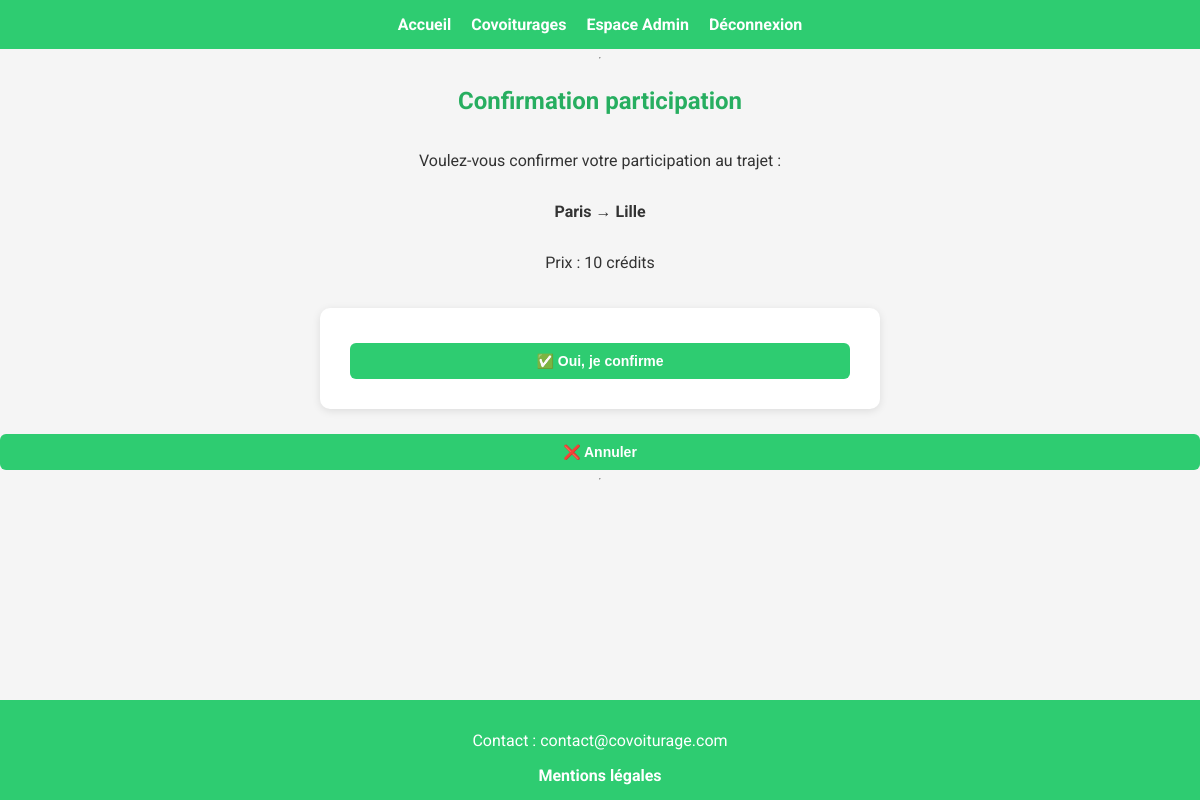
Page /participer.php?id=2 (signed in) on the committed database.
### tables this page shows
CREATE TABLE `rides` (
  `id` int NOT NULL,
  `chauffeur_id` int NOT NULL,
  `vehicle_id` int NOT NULL,
  `ville_depart` varchar(100) NOT NULL,
  `ville_arrivee` varchar(100) NOT NULL,
  `date_depart` date NOT NULL,
  `heure_depart` time NOT NULL,
  `heure_arrivee` time NOT NULL,
  `prix` int NOT NULL,
  `places_restantes` int NOT NULL,
  `eco` tinyint(1) DEFAULT '0',
  `statut` enum('planifie','en_cours','termine','annule') DEFAULT 'planifie'
);

### participer.php (the view, shortened to what this page needs)
<?php
include("config/db.php");
include("header.php");
$user_id = $_SESSION['user_id'];
$ride_id = isset($_GET['id']) ? intval($_GET['id']) : 0;
$sql = "SELECT r.*, u.credits FROM rides r
        JOIN users u ON u.id = ?
        WHERE r.id = ?";
$stmt = $conn->prepare($sql);
$stmt->bind_param("ii", $user_id, $ride_id);
$stmt->execute();
$trajet = $stmt->get_result()->fetch_assoc();
if (!isset($_POST['confirm'])) {
    echo "<h2>Confirmation participation</h2>";
    echo "<p>Voulez-vous confirmer votre participation au trajet :</p>";
    echo "<p><b>{$trajet['ville_depart']} → {$trajet['ville_arrivee']}</b></p>";
    echo "<p>Prix : {$trajet['prix']} crédits</p>";
    echo "<form method='post'>
            <input type='hidden' name='csrf_token' value='<?= generateCsrf(); ?>'>
            <input type='hidden' name='confirm' value='1'>
            <button type='submit'>✅ Oui, je confirme</button>
          </form>";
    echo "<a href='detail.php?id=$ride_id'><button>❌ Annuler</button></a>";
    include("footer.php");
    exit;
}
include("footer.php");
?>

### css/style.css (style rules this page uses)
html, body { font-family: "Roboto", Arial, sans-serif; background: #f5f5f5; margin: 0; padding: 0; color: #333; height: 100%; display: flex; flex-direction: column; }
h1, h2, h3 { color: #27ae60; text-align: center; margin-bottom: 20px; }
form { width: 90%; max-width: 500px; background: white; padding: 30px; border-radius: 10px; box-shadow: 0 2px 8px rgba(0,0,0,0.1); margin: 20px auto; display: flex; flex-direction: column; gap: 15px; }
input, select, textarea, button { width: 100%; padding: 10px; margin-top: 5px; border: 1px solid #ddd; border-radius: 6px; font-size: 14px; }
button { background: #2ecc71; color: white; font-weight: bold; border: none; cursor: pointer; transition: 0.3s; }
p { display: flex; justify-content: center; }

### rows in the picture
rides: ville_depart "Paris", ville_arrivee "Lille", prix "10"
